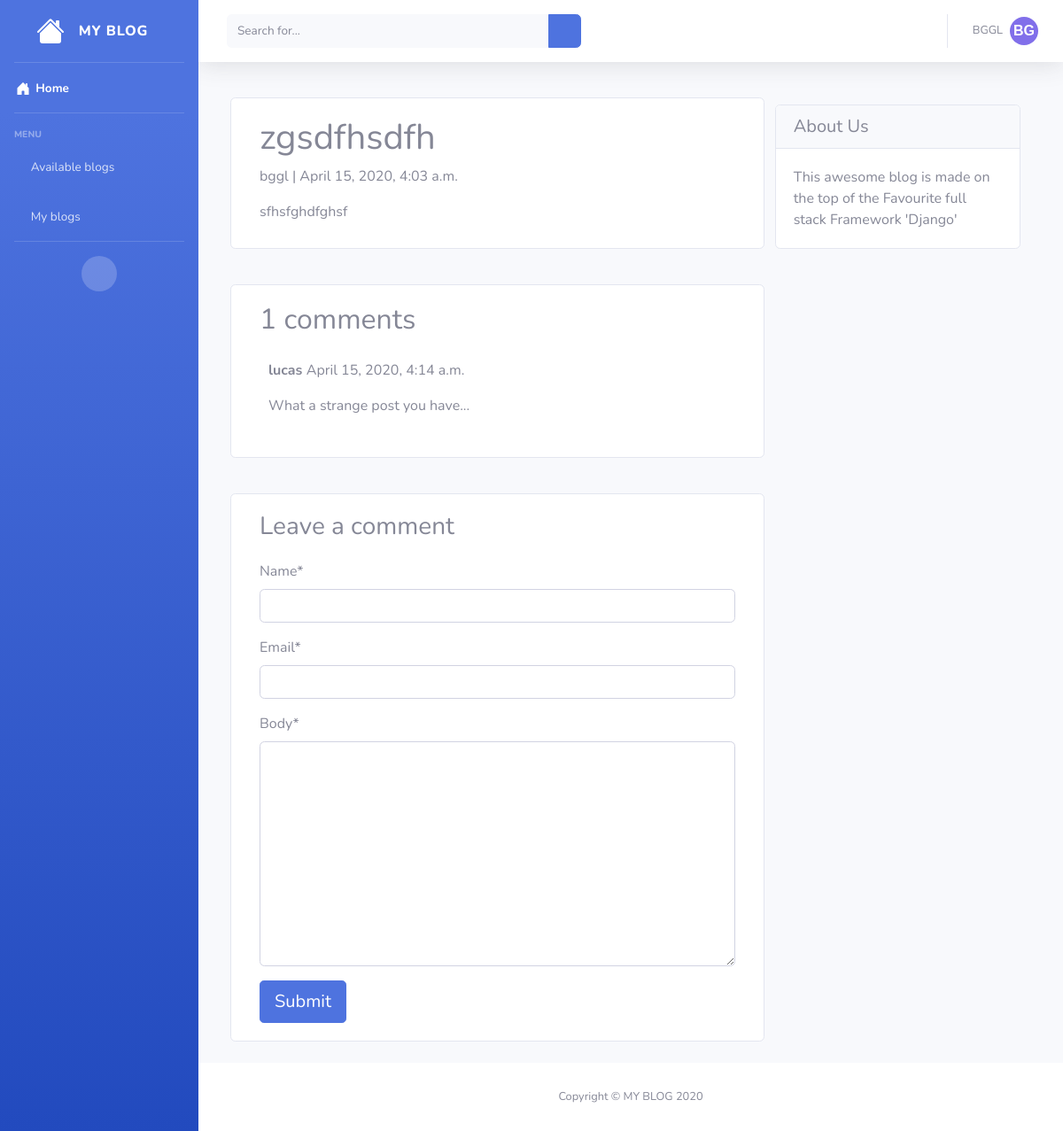
The app's page /available_blogs/zgsdfhsdfh/ (signed in) with its own data.
### uni/models.py (models this page shows, shortened)
class Post(models.Model):
    title = models.CharField(max_length=200, unique=True)
    slug = models.SlugField(max_length=200, unique=True)
    author = models.ForeignKey(User, on_delete= models.CASCADE,related_name='blog_posts')
    updated_on = models.DateTimeField(auto_now= True)
    content = models.TextField()
    created_on = models.DateTimeField(auto_now_add=True)
    status = models.IntegerField(choices=STATUS, default=0)
    class Meta:
        ordering = ['-created_on']

class Comment(models.Model):
    post = models.ForeignKey(Post, on_delete=models.CASCADE, related_name='comments')
    name = models.CharField(max_length=80)
    email = models.EmailField()
    body = models.TextField()
    created_on = models.DateTimeField(auto_now_add=True)
    active = models.BooleanField(default=False)
    class Meta:
        ordering = ["created_on"]

### uni/views.py (the view)
# urls.py: path("available_blogs/<slug:slug>/", views.post_detail, name="post_detail"),
def post_detail(request, slug):
    if not request.user.is_authenticated:
        return render(request, "login.html", {"message": None})
    template_name = 'post_detail.html'
    post = get_object_or_404(Post, slug=slug)
    comments = post.comments.filter(active=True).order_by("-created_on")
    new_comment = None
    if request.method == 'POST':
        comment_form = CommentForm(data=request.POST)
        if comment_form.is_valid():
            new_comment = comment_form.save(commit=False)
            new_comment.post = post
            new_comment.save()
    else:
        comment_form = CommentForm()
    return render(request, template_name, {"post": post,
                                           "comments": comments,
                                           "new_comment": new_comment,
                                           "comment_form": comment_form})

### uni/forms.py
class CommentForm(forms.ModelForm):
    class Meta:
        model = Comment
        fields = ('name', 'email', 'body',)

### uni/templates/post_detail.html (shortened to what this page needs)
{% extends 'base2.html' %}
{% block body %}
{% load crispy_forms_tags %}
    <div class="container">
        <div class="row">
            <div class="col-md-8 card mb-4  mt-3 left  top">
                <div class="card-body">
                    <h1>{% block title %} {{ post.title }} {% endblock title %}</h1>
                    <p class=" text-muted">{{ post.author }} | {{ post.created_on }}</p>
                    <p class="card-text ">{{ post.content | safe }}</p>
                </div>
            </div>
            {% block sidebar %}
                {% include 'sidebar.html' %}
            {% endblock sidebar %}
            <div class="col-md-8 card mb-4  mt-3 ">
                <div class="card-body">
                    {% with comments.count as total_comments %}
                    <h2>{{ total_comments }} comments</h2>
                        {% endwith %} {% for comment in comments %}
                    <div class="comments" style="padding: 10px;">
                        <p class="font-weight-bold">
                            {{ comment.name }}
                            <span class=" text-muted font-weight-normal">
                                {{ comment.created_on }}
                            </span>
                        </p>
                        {{ comment.body | linebreaks }}
                    </div>
                {% endfor %}
                </div>
            </div>
            <div class="col-md-8 card mb-4  mt-3 ">
                <div class="card-body">
                    {% if new_comment %}
                        <div class="alert alert-success" role="alert">
                            Your comment is awaiting moderation
                        </div>
                    {% else %}
                        <h3>Leave a comment</h3>
                        <form method="post" style="margin-top: 1.3em;">
                            {{ comment_form | crispy }}
                            <button type="submit" class="btn btn-primary  btn-lg">Submit</button>
                        </form>
                    {% endif %}
                </div>
            </div>
        </div>
    </div>
{% endblock%}

### uni/templates/base2.html (shortened to what this page needs)
{% load static %}
<!DOCTYPE html>
<html lang="en">
<head>
    <link href="{% static 'vendor/fontawesome-free/css/all.css' %}" rel="stylesheet" type="text/css">
    <link href="{% static 'sb-admin-2.css' %}" rel="stylesheet">
    <link href="{% static 'style.css' %}" rel="stylesheet">
</head>
<body id="page-top">
    <div id="wrapper">
        <ul class="navbar-nav bg-gradient-primary sidebar sidebar-dark accordion" id="accordionSidebar">
            <a class="sidebar-brand d-flex align-items-center justify-content-center" href="{% url 'index' %}">
                <div class="sidebar-brand-icon">
                </div>
                <div class="sidebar-brand-text mx-3">MY BLOG</div>
            </a>
            <hr class="sidebar-divider my-0">
            <li class="nav-item active">
                <a class="nav-link" href="{% url 'index' %}">
                    <span>Home</span>
                </a>
            </li>
            <hr class="sidebar-divider">
            <div class="sidebar-heading">
                Menu
            </div>
            <li class="nav-item">
                <a class="nav-link" href="{% url 'available_blogs' %}">
                    <i class="fas fa-blog"></i>
                    <span>Available blogs</span>
                </a>
            </li>
            <li class="nav-item">
                <a class="nav-link" href="{% url 'my_blogs' %}">
                    <i class="fas fa-thumbtack rotate-n-15"></i>
                    <span>My blogs</span>
                </a>
            </li>
            <hr class="sidebar-divider d-none d-md-block">
            <div class="text-center d-none d-md-inline">
                <button class="rounded-circle border-0" id="sidebarToggle"></button>
            </div>
        </ul>
        <div id="content-wrapper" class="d-flex flex-column">
            <div id="content">
                <nav class="navbar navbar-expand navbar-light bg-white topbar mb-4 static-top shadow">
                    <form class="d-none d-sm-inline-block form-inline mr-auto ml-md-3 my-2 my-md-0 mw-100 navbar-search" action="{% url 'search_post' %}" method="POST" name="postEdit" id="postEdit">
                        <div class="input-group">
                            <input name="search" type="text" class="form-control bg-light border-0 small" placeholder="Search for..." aria-label="Search" aria-describedby="basic-addon2">
                            <div class="input-group-append">
                                <button class="btn btn-primary" type="submit">
                                    <i class="fas fa-search fa-sm"></i>
                                </button>
                            </div>
                        </div>
                    </form>
                    <ul class="navbar-nav ml-auto">
                        <li class="nav-item dropdown no-arrow">
                            <a class="nav-link dropdown-toggle" href="#" id="userDropdown" role="button" data-toggle="dropdown" aria-haspopup="true" aria-expanded="false">
                                <span class="mr-2 d-none d-lg-inline text-gray-600 small">{{ user.username|upper }}</span>
                                <div class="circulo">
                                    <h2>{{ user.username|upper|slice:"2" }}</h2>
                                </div>
                            </a>
                        </li>
                    </ul>
                </nav>
                <div class="container-fluid">
                    {% block body %}
                    {% endblock %}
                </div>
            </div>
            <footer class="sticky-footer bg-white">
                <div class="container my-auto">
                    <div class="copyright text-center my-auto">
                        <span>Copyright &copy; MY BLOG 2020</span>
                    </div>
                </div>
            </footer>
        </div>
    </div>
</body>
</html>

### uni/static/style.css (style rules this page uses)
:root { --input-padding-x: 1.5rem; --input-padding-y: .75rem; }
.circulo { width: 2rem; height: 2rem; border-radius: 50%; background: #816fea; display: flex; justify-content: center; align-items: center; text-align: center; margin:0px auto; padding:3% }
.circulo > h2 { margin-top: 8px; font-family: sans-serif; color: white; font-size: 1.0rem; font-weight: bold; }

### records on screen
Post: title "zgsdfhsdfh", author "bggl", created_on "April 15, 2020, 4:03 a.m.", content "sfhsfghdfghsf"
Comment: name "lucas", created_on "April 15, 2020, 4:14 a.m.", body "What a strange post you have..."

### other values on screen
{{ user.username|upper }} "BGGL"
{{ user.username|upper|slice:"2" }} "BG"
{{ total_comments }} "1"
